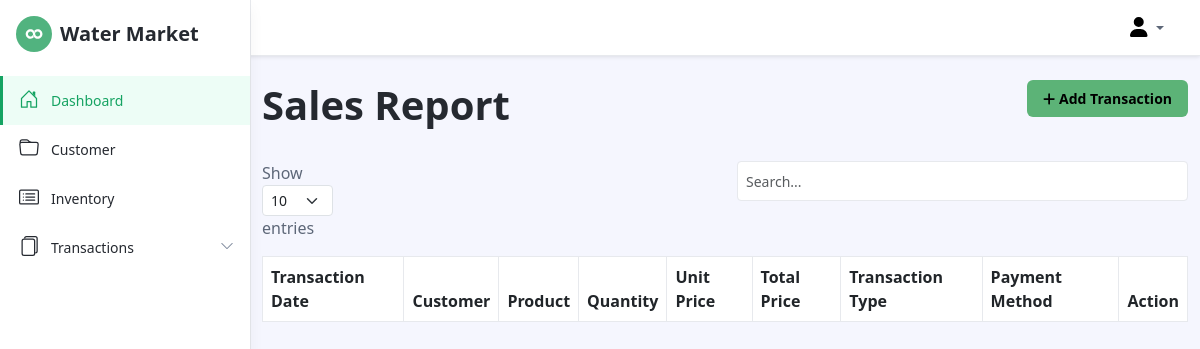
/sales_report.php, run on an earlier commit of the app's database.
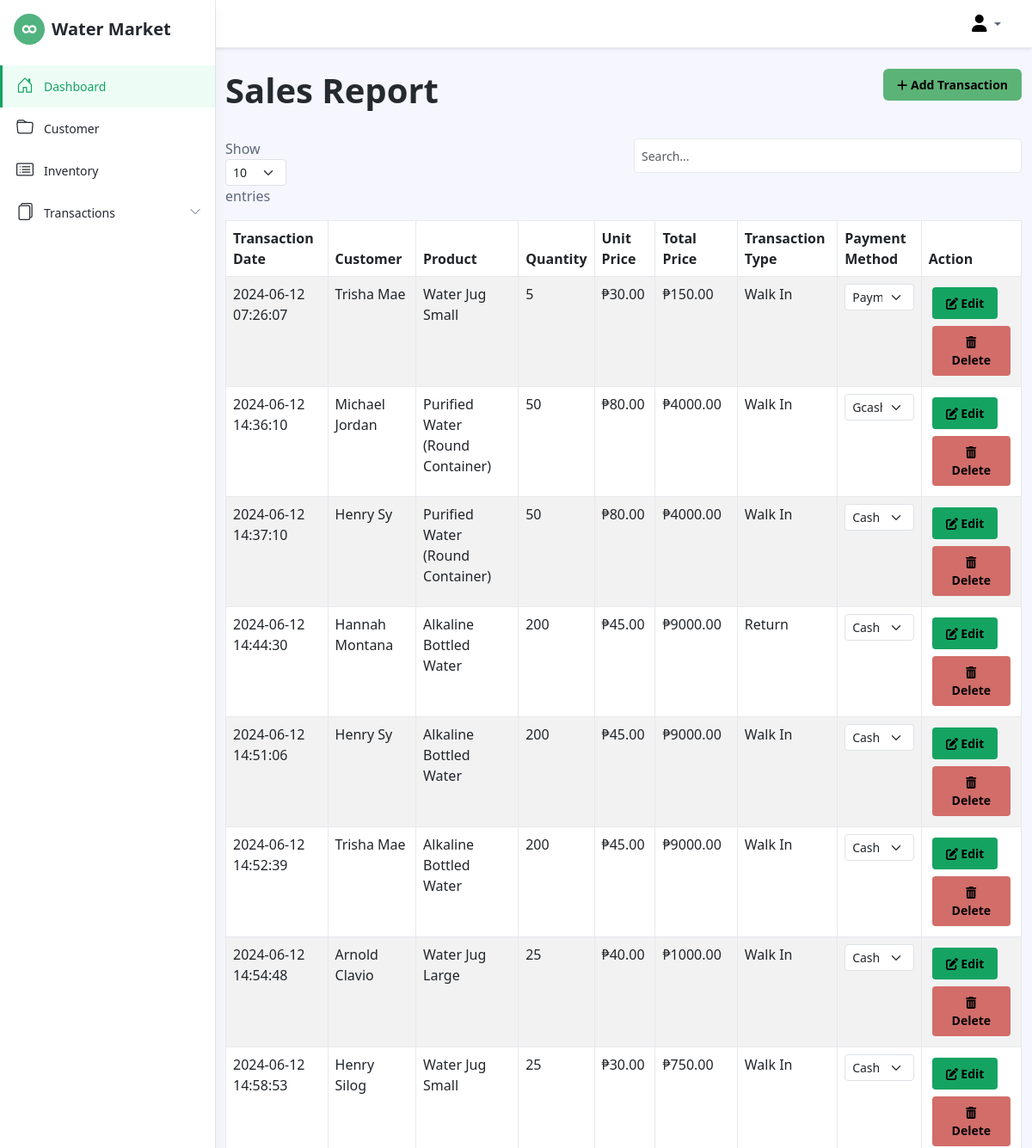
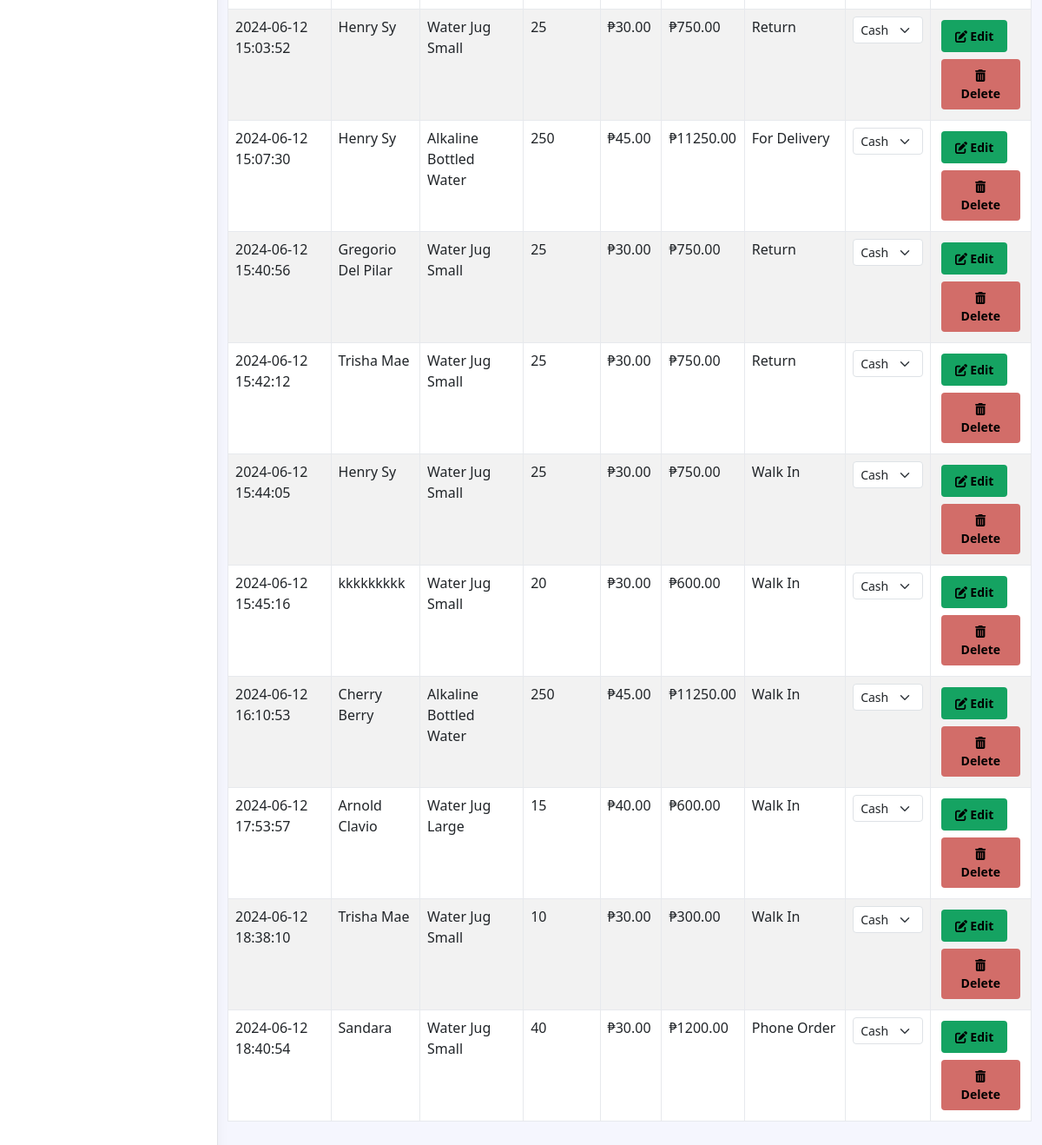
And on a later commit of the database (2 pictures, top to bottom).
### tables this page shows
CREATE TABLE `sales_report` (
  `report_id` int(11) NOT NULL,
  `sale_id` int(11) NOT NULL,
  `product_id` int(11) NOT NULL,
  `payment_method` varchar(50) NOT NULL,
  `created_at` timestamp NOT NULL DEFAULT current_timestamp(),
  `updated_at` timestamp NOT NULL DEFAULT current_timestamp() ON UPDATE current_timestamp()
);

CREATE TABLE `sales` (
  `sale_id` int(11) NOT NULL,
  `product_id` int(11) DEFAULT NULL,
  `customer_name` varchar(255) NOT NULL,
  `transaction_type` varchar(255) DEFAULT 'Walk In',
  `quantity` int(11) NOT NULL,
  `total_price` decimal(10,2) DEFAULT NULL,
  `payment_status` varchar(255) NOT NULL DEFAULT 'not paid',
  `transaction_date` datetime NOT NULL DEFAULT current_timestamp()
);

CREATE TABLE `products` (
  `product_id` int(11) NOT NULL,
  `product_name` varchar(100) NOT NULL,
  `description` text DEFAULT NULL,
  `price` decimal(10,2) NOT NULL,
  `stock` int(11) NOT NULL,
  `image_path` varchar(100) NOT NULL,
  `created_at` timestamp NOT NULL DEFAULT current_timestamp()
);

### sales_report.php (the view, shortened to what the changed rows need)
<!DOCTYPE html>
<html lang="en">
<head>
    <link id="theme-style" rel="stylesheet" href="assets/css/portal.css">
    <link rel="stylesheet" type="text/css" href="https://cdn.datatables.net/1.11.3/css/dataTables.bootstrap5.min.css"/>
</head>
<body class="app">
    <div class="app-wrapper">
        <div class="container">
            <div class="d-flex justify-content-between align-items-center my-4">
                <h1>Sales Report</h1>
            </div>
            <table id="salesReportTable" class="table table-striped">
                <thead>
                    <tr>
                        <th scope="col">Transaction Date</th>
                        <th scope="col">Customer</th>
                        <th scope="col">Product</th>
                        <th scope="col">Quantity</th>
                        <th scope="col">Unit Price</th>
                        <th scope="col">Total Price</th>
                        <th scope="col">Transaction Type</th>
                        <th scope="col">Payment Method</th>
                        <th scope="col">Action</th>
                    </tr>
                </thead>
                <tbody>
                    <?php
                    include('config.php');
                    try {
                        $sql = "
                            SELECT
                                s.transaction_date,
                                s.customer_name,
                                p.product_name,
                                s.quantity,
                                p.price AS unit_price,
                                (s.quantity * p.price) AS total_price,
                                s.transaction_type,
                                sr.report_id,
                                sr.payment_method
                            FROM
                                sales_report sr
                            INNER JOIN
                                sales s ON sr.sale_id = s.sale_id
                            INNER JOIN
                                products p ON s.product_id = p.product_id
                        ";
                        $stmt = $conn->prepare($sql);
                        $stmt->execute();
                        while ($row = $stmt->fetch(PDO::FETCH_ASSOC)) {
                            echo '<tr>';
                            echo '<td>' . htmlspecialchars($row['transaction_date']) . '</td>';
                            echo '<td>' . htmlspecialchars($row['customer_name']) . '</td>';
                            echo '<td>' . htmlspecialchars($row['product_name']) . '</td>';
                            echo '<td>' . htmlspecialchars($row['quantity']) . '</td>';
                            echo '<td>₱' . htmlspecialchars($row['unit_price']) . '</td>';
                            echo '<td>₱' . htmlspecialchars($row['total_price']) . '</td>';
                            echo '<td>' . htmlspecialchars($row['transaction_type']) . '</td>';
                            echo '<td>';
                            echo '<select class="form-select form-select-sm" id="payment_method_' . htmlspecialchars($row['report_id']) . '">';
                            $methods = ['Cash', 'Gcash', 'Paymaya'];
                            foreach ($methods as $method) {
                                $selected = ($method == $row['payment_method']) ? 'selected' : '';
                                echo '<option value="' . $method . '" ' . $selected . '>' . $method . '</option>';
                            }
                            echo '</select>';
                            echo '</td>';
                            echo '<td>';
                            echo '<button type="button" class="btn btn-primary btn-sm m-1" onclick="updatePaymentMethod(' . htmlspecialchars($row['report_id']) . ')"><i class="fas fa-edit"></i> Edit</button>';
                            echo '<form method="POST" action="delete_sale.php" style="display:inline-block;" onsubmit="return confirm(\'Are you sure you want to delete this transaction?\');">';
                            echo '<button type="submit" class="btn btn-danger btn-sm m-1"><i class="fas fa-trash-alt"></i> Delete</button>';
                            echo '</form>';
                            echo '</td>';
                            echo '</tr>';
                        }
                    } catch (PDOException $e) {
                        echo 'Error: ' . $e->getMessage();
                    }
                    ?>
                </tbody>
            </table>
        </div>
    </div>
</body>
</html>

What changed in the data, as far as the page shows it:
added sales_report: sale.transaction_date "2024-06-12 07:26:07", sale.customer_name "Trisha Mae", product.product_name "Water Jug Small", sale.quantity "5", product.price "30.00", total_price "150.00", sale.transaction_type "Walk In", report_id "Paymaya"
added sales_report: sale.transaction_date "2024-06-12 14:36:10", sale.customer_name "Michael Jordan", product.product_name "Purified Water (Round Container)", sale.quantity "50", product.price "80.00", total_price "4000.00", sale.transaction_type "Walk In", report_id "Gcash"
added sales_report: sale.transaction_date "2024-06-12 14:37:10", sale.customer_name "Henry Sy", product.product_name "Purified Water (Round Container)", sale.quantity "50", product.price "80.00", total_price "4000.00", sale.transaction_type "Walk In", report_id "Cash"
added sales_report: sale.transaction_date "2024-06-12 14:44:30", sale.customer_name "Hannah Montana", product.product_name "Alkaline Bottled Water", sale.quantity "200", product.price "45.00", total_price "9000.00", sale.transaction_type "Return", report_id "Cash"
added sales_report: sale.transaction_date "2024-06-12 14:51:06", sale.customer_name "Henry Sy", product.product_name "Alkaline Bottled Water", sale.quantity "200", product.price "45.00", total_price "9000.00", sale.transaction_type "Walk In", report_id "Cash"
added sales_report: sale.transaction_date "2024-06-12 14:52:39", sale.customer_name "Trisha Mae", product.product_name "Alkaline Bottled Water", sale.quantity "200", product.price "45.00", total_price "9000.00", sale.transaction_type "Walk In", report_id "Cash"
added sales_report: sale.transaction_date "2024-06-12 14:54:48", sale.customer_name "Arnold Clavio", product.product_name "Water Jug Large", sale.quantity "25", product.price "40.00", total_price "1000.00", sale.transaction_type "Walk In", report_id "Cash"
added sales_report: sale.transaction_date "2024-06-12 14:58:53", sale.customer_name "Henry Silog", product.product_name "Water Jug Small", sale.quantity "25", product.price "30.00", total_price "750.00", sale.transaction_type "Walk In", report_id "Cash"
added sales_report: sale.transaction_date "2024-06-12 15:03:52", sale.customer_name "Henry Sy", product.product_name "Water Jug Small", sale.quantity "25", product.price "30.00", total_price "750.00", sale.transaction_type "Return", report_id "Cash"
added sales_report: sale.transaction_date "2024-06-12 15:07:30", sale.customer_name "Henry Sy", product.product_name "Alkaline Bottled Water", sale.quantity "250", product.price "45.00", total_price "11250.00", sale.transaction_type "For Delivery", report_id "Cash"
added sales_report: sale.transaction_date "2024-06-12 15:40:56", sale.customer_name "Gregorio Del Pilar", product.product_name "Water Jug Small", sale.quantity "25", product.price "30.00", total_price "750.00", sale.transaction_type "Return", report_id "Cash"
added sales_report: sale.transaction_date "2024-06-12 15:42:12", sale.customer_name "Trisha Mae", product.product_name "Water Jug Small", sale.quantity "25", product.price "30.00", total_price "750.00", sale.transaction_type "Return", report_id "Cash"
added sales_report: sale.transaction_date "2024-06-12 15:44:05", sale.customer_name "Henry Sy", product.product_name "Water Jug Small", sale.quantity "25", product.price "30.00", total_price "750.00", sale.transaction_type "Walk In", report_id "Cash"
added sales_report: sale.transaction_date "2024-06-12 15:45:16", sale.customer_name "kkkkkkkkk", product.product_name "Water Jug Small", sale.quantity "20", product.price "30.00", total_price "600.00", sale.transaction_type "Walk In", report_id "Cash"
added sales_report: sale.transaction_date "2024-06-12 16:10:53", sale.customer_name "Cherry Berry", product.product_name "Alkaline Bottled Water", sale.quantity "250", product.price "45.00", total_price "11250.00", sale.transaction_type "Walk In", report_id "Cash"
added sales_report: sale.transaction_date "2024-06-12 17:53:57", sale.customer_name "Arnold Clavio", product.product_name "Water Jug Large", sale.quantity "15", product.price "40.00", total_price "600.00", sale.transaction_type "Walk In", report_id "Cash"
added sales_report: sale.transaction_date "2024-06-12 18:38:10", sale.customer_name "Trisha Mae", product.product_name "Water Jug Small", sale.quantity "10", product.price "30.00", total_price "300.00", sale.transaction_type "Walk In", report_id "Cash"
added sales_report: sale.transaction_date "2024-06-12 18:40:54", sale.customer_name "Sandara", product.product_name "Water Jug Small", sale.quantity "40", product.price "30.00", total_price "1200.00", sale.transaction_type "Phone Order", report_id "Cash"
